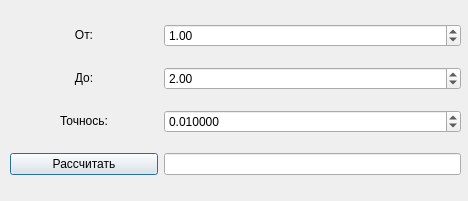
<?xml version="1.0" encoding="UTF-8"?>
<ui version="4.0">
 <class>Dialog</class>
 <widget class="QDialog" name="Dialog">
  <property name="geometry">
   <rect>
    <x>0</x>
    <y>0</y>
    <width>468</width>
    <height>201</height>
   </rect>
  </property>
  <property name="windowTitle">
   <string>Dialog</string>
  </property>
  <widget class="QWidget" name="gridLayoutWidget">
   <property name="geometry">
    <rect>
     <x>10</x>
     <y>10</y>
     <width>451</width>
     <height>181</height>
    </rect>
   </property>
   <layout class="QGridLayout" name="gridLayout" columnstretch="1,2">
    <item row="0" column="0">
     <widget class="QLabel" name="labelFrom">
      <property name="sizePolicy">
       <sizepolicy hsizetype="Preferred" vsizetype="Maximum">
        <horstretch>0</horstretch>
        <verstretch>1</verstretch>
       </sizepolicy>
      </property>
      <property name="text">
       <string>От:</string>
      </property>
      <property name="alignment">
       <set>Qt::AlignCenter</set>
      </property>
     </widget>
    </item>
    <item row="0" column="1">
     <widget class="QDoubleSpinBox" name="dsbFrom">
      <property name="sizePolicy">
       <sizepolicy hsizetype="Preferred" vsizetype="Maximum">
        <horstretch>0</horstretch>
        <verstretch>1</verstretch>
       </sizepolicy>
      </property>
      <property name="minimum">
       <double>-99.000000000000000</double>
      </property>
      <property name="maximum">
       <double>99.000000000000000</double>
      </property>
      <property name="singleStep">
       <double>0.500000000000000</double>
      </property>
      <property name="value">
       <double>1.000000000000000</double>
      </property>
     </widget>
    </item>
    <item row="1" column="0">
     <widget class="QLabel" name="labelTo">
      <property name="sizePolicy">
       <sizepolicy hsizetype="Preferred" vsizetype="Maximum">
        <horstretch>0</horstretch>
        <verstretch>1</verstretch>
       </sizepolicy>
      </property>
      <property name="text">
       <string>До:</string>
      </property>
      <property name="alignment">
       <set>Qt::AlignCenter</set>
      </property>
     </widget>
    </item>
    <item row="1" column="1">
     <widget class="QDoubleSpinBox" name="dsbTo">
      <property name="sizePolicy">
       <sizepolicy hsizetype="Preferred" vsizetype="Maximum">
        <horstretch>0</horstretch>
        <verstretch>1</verstretch>
       </sizepolicy>
      </property>
      <property name="minimum">
       <double>-99.000000000000000</double>
      </property>
      <property name="maximum">
       <double>99.000000000000000</double>
      </property>
      <property name="singleStep">
       <double>0.500000000000000</double>
      </property>
      <property name="value">
       <double>2.000000000000000</double>
      </property>
     </widget>
    </item>
    <item row="2" column="1">
     <widget class="QDoubleSpinBox" name="dsbE">
      <property name="sizePolicy">
       <sizepolicy hsizetype="Preferred" vsizetype="Maximum">
        <horstretch>0</horstretch>
        <verstretch>1</verstretch>
       </sizepolicy>
      </property>
      <property name="decimals">
       <number>6</number>
      </property>
      <property name="maximum">
       <double>1.000000000000000</double>
      </property>
      <property name="singleStep">
       <double>0.010000000000000</double>
      </property>
      <property name="value">
       <double>0.010000000000000</double>
      </property>
     </widget>
    </item>
    <item row="2" column="0">
     <widget class="QLabel" name="labelE">
      <property name="sizePolicy">
       <sizepolicy hsizetype="Preferred" vsizetype="Maximum">
        <horstretch>0</horstretch>
        <verstretch>1</verstretch>
       </sizepolicy>
      </property>
      <property name="text">
       <string>Точнось:</string>
      </property>
      <property name="alignment">
       <set>Qt::AlignCenter</set>
      </property>
     </widget>
    </item>
    <item row="3" column="0">
     <widget class="QPushButton" name="pushButton">
      <property name="sizePolicy">
       <sizepolicy hsizetype="Preferred" vsizetype="Maximum">
        <horstretch>0</horstretch>
        <verstretch>1</verstretch>
       </sizepolicy>
      </property>
      <property name="text">
       <string>Рассчитать</string>
      </property>
     </widget>
    </item>
    <item row="3" column="1">
     <widget class="QLineEdit" name="resultEdit"/>
    </item>
   </layout>
  </widget>
 </widget>
 <resources/>
 <connections/>
</ui>
